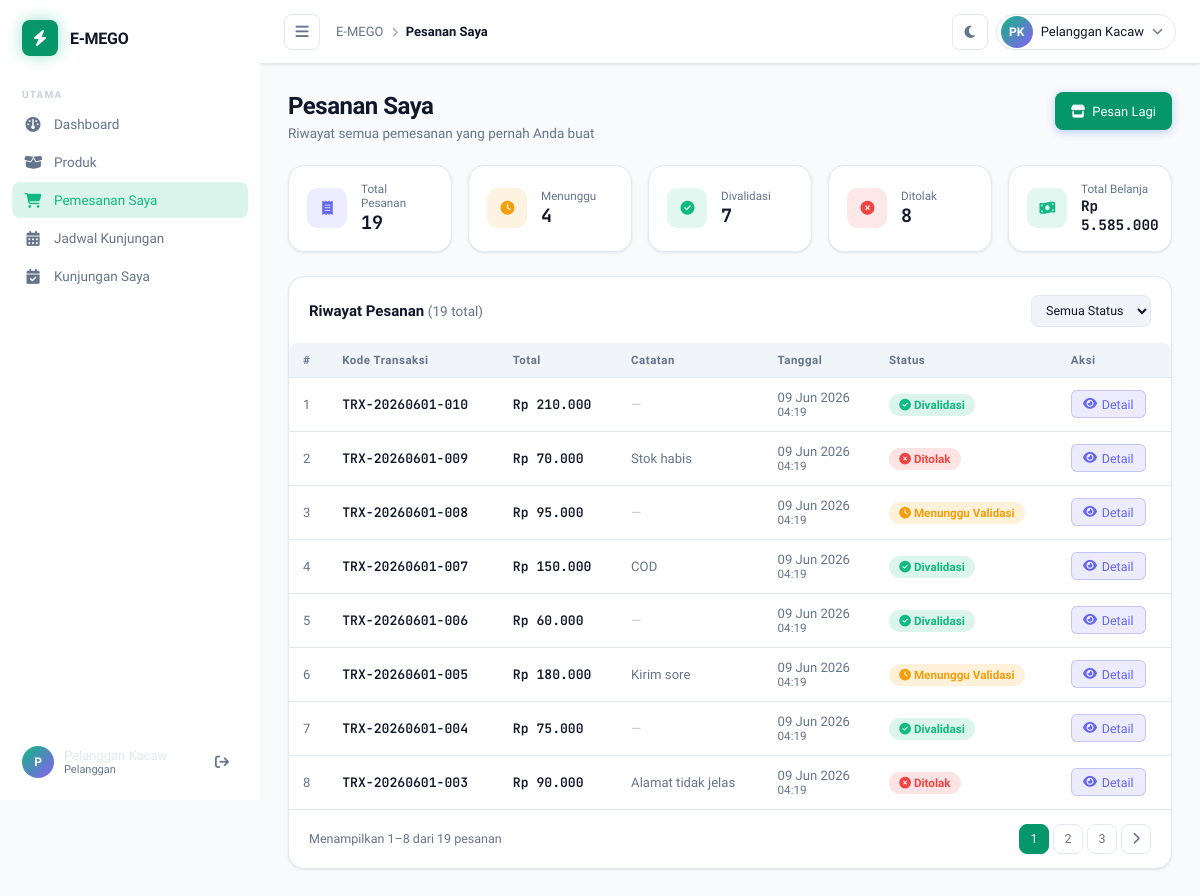
/pelanggan/pemesanan_saya.php (signed in), run on the app's committed database.
### tables this page shows
CREATE TABLE `transaksi` (
  `id` int(10) UNSIGNED NOT NULL,
  `kode_transaksi` varchar(30) NOT NULL,
  `user_id` int(10) UNSIGNED DEFAULT NULL,
  `total_harga` decimal(15,2) NOT NULL DEFAULT 0.00,
  `status` enum('pending','divalidasi','ditolak') NOT NULL DEFAULT 'pending',
  `catatan` text DEFAULT NULL,
  `bukti_bayar` varchar(255) DEFAULT NULL COMMENT 'Nama file bukti pembayaran (disimpan di folder /bukti/)',
  `validated_by` int(10) UNSIGNED DEFAULT NULL,
  `validated_at` timestamp NULL DEFAULT NULL,
  `created_at` timestamp NOT NULL DEFAULT current_timestamp()
);

### pelanggan/pemesanan_saya.php (the view, shortened to what this page needs)
<?php
require_once __DIR__ . '/../config.php';
$userId = (int) $_SESSION['user_id'];
$statusFilter = $_GET['status'] ?? '';
$page         = max(1, (int) ($_GET['page'] ?? 1));
$limit        = 8;
$offset       = ($page - 1) * $limit;
$where  = "WHERE t.user_id = ?";
$params = [$userId];
$totalStmt = $pdo->prepare("SELECT COUNT(*) FROM transaksi t $where");
$totalStmt->execute($params);
$total     = (int) $totalStmt->fetchColumn();
$totalPage = (int) ceil($total / $limit);
$dataStmt = $pdo->prepare("
    SELECT t.id, t.kode_transaksi, t.total_harga, t.status, t.catatan, t.created_at, t.validated_at, t.bukti_bayar
    FROM transaksi t
    $where
    ORDER BY t.id DESC
    LIMIT $limit OFFSET $offset
");
$dataStmt->execute($params);
$transaksi = $dataStmt->fetchAll();
$stmtStat = $pdo->prepare("
    SELECT
        COUNT(*) AS total,
        SUM(status='pending')    AS pending,
        SUM(status='divalidasi') AS divalidasi,
        SUM(status='ditolak')    AS ditolak,
        SUM(CASE WHEN status='divalidasi' THEN total_harga ELSE 0 END) AS total_belanja
    FROM transaksi
    WHERE user_id = ?
");
$stmtStat->execute([$userId]);
$stat = $stmtStat->fetch();
function initials(string $name): string {
    $parts = explode(' ', trim($name));
    $init  = strtoupper(substr($parts[0], 0, 1));
    if (isset($parts[1])) $init .= strtoupper(substr($parts[1], 0, 1));
    return $init;
}
function formatRupiah(float $a): string {
    return 'Rp ' . number_format($a, 0, ',', '.');
}
function badgeStyle(string $s): string {
    return match($s) {
        'pending'    => 'background:rgba(245,158,11,.15);color:#f59e0b',
        'divalidasi' => 'background:rgba(16,185,129,.15);color:#10b981',
        'ditolak'    => 'background:rgba(239,68,68,.15);color:#ef4444',
        default      => 'background:rgba(100,116,139,.15);color:#64748b',
    };
}
function statusIcon(string $s): string {
    return match($s) {
        'pending'    => 'fa-clock',
        'divalidasi' => 'fa-circle-check',
        'ditolak'    => 'fa-circle-xmark',
        default      => 'fa-circle',
    };
}
function statusLabel(string $s): string {
    return match($s) {
        'pending'    => 'Menunggu Validasi',
        'divalidasi' => 'Divalidasi',
        'ditolak'    => 'Ditolak',
        default      => ucfirst($s),
    };
}
?>
<!DOCTYPE html>
<html lang="id">
<head>
    <link rel="stylesheet" href="https://cdnjs.cloudflare.com/ajax/libs/font-awesome/6.5.0/css/all.min.css" />
    <link rel="stylesheet" href="../css/style.css" />
</head>
<body>
    <?php include '../layout/sidebar.php'; ?>
    <div class="main-wrapper" id="mainWrapper">
        <header class="navbar">
            <div class="navbar-left">
                <button class="btn-toggle" id="sidebarToggle" aria-label="Toggle Sidebar">
                    <i class="fa-solid fa-bars"></i>
                </button>
                <div class="breadcrumb">
                    <span class="breadcrumb-root">E-MEGO</span>
                    <i class="fa-solid fa-chevron-right"></i>
                    <span class="breadcrumb-current">Pesanan Saya</span>
                </div>
            </div>
            <div class="navbar-right">
                <button class="icon-btn" title="Mode Gelap" id="themeToggle">
                    <i class="fa-solid fa-moon"></i>
                </button>
                <div class="profile-dropdown" id="profileDropdown">
                    <button class="profile-trigger" id="profileTrigger">
                        <div class="user-avatar"><?= initials($_SESSION['user_name'] ?? 'PL') ?></div>
                        <span class="profile-name"><?= htmlspecialchars($_SESSION['user_name'] ?? 'Pelanggan') ?></span>
                        <i class="fa-solid fa-chevron-down"></i>
                    </button>
                </div>
            </div>
        </header>
        <main class="content" id="contentArea">
            <section class="page active">
                <div class="page-header">
                    <div>
                        <h1 class="page-title">Pesanan Saya</h1>
                        <p class="page-subtitle">Riwayat semua pemesanan yang pernah Anda buat</p>
                    </div>
                    <a href="produk.php" class="btn btn-primary">
                        <i class="fa-solid fa-store"></i> Pesan Lagi
                    </a>
                </div>
                <div style="display:grid;grid-template-columns:repeat(auto-fit,minmax(150px,1fr));gap:1rem;margin-bottom:1.5rem">
                    <div class="card" style="padding:1rem 1.15rem;display:flex;align-items:center;gap:.85rem">
                        <div style="width:40px;height:40px;border-radius:10px;background:rgba(99,102,241,.12);display:flex;align-items:center;justify-content:center;flex-shrink:0">
                            <i class="fa-solid fa-receipt" style="color:var(--primary-color)"></i>
                        </div>
                        <div>
                            <p style="font-size:.73rem;color:var(--text-muted);margin:0">Total Pesanan</p>
                            <p style="font-weight:700;font-size:1.15rem;margin:0;font-family:'JetBrains Mono',monospace"><?= $stat['total'] ?></p>
                        </div>
                    </div>
                    <div class="card" style="padding:1rem 1.15rem;display:flex;align-items:center;gap:.85rem">
                        <div style="width:40px;height:40px;border-radius:10px;background:rgba(245,158,11,.12);display:flex;align-items:center;justify-content:center;flex-shrink:0">
                            <i class="fa-solid fa-clock" style="color:#f59e0b"></i>
                        </div>
                        <div>
                            <p style="font-size:.73rem;color:var(--text-muted);margin:0">Menunggu</p>
                            <p style="font-weight:700;font-size:1.15rem;margin:0;font-family:'JetBrains Mono',monospace"><?= $stat['pending'] ?></p>
                        </div>
                    </div>
                    <div class="card" style="padding:1rem 1.15rem;display:flex;align-items:center;gap:.85rem">
                        <div style="width:40px;height:40px;border-radius:10px;background:rgba(16,185,129,.12);display:flex;align-items:center;justify-content:center;flex-shrink:0">
                            <i class="fa-solid fa-circle-check" style="color:#10b981"></i>
                        </div>
                        <div>
                            <p style="font-size:.73rem;color:var(--text-muted);margin:0">Divalidasi</p>
                            <p style="font-weight:700;font-size:1.15rem;margin:0;font-family:'JetBrains Mono',monospace"><?= $stat['divalidasi'] ?></p>
                        </div>
                    </div>
                    <div class="card" style="padding:1rem 1.15rem;display:flex;align-items:center;gap:.85rem">
                        <div style="width:40px;height:40px;border-radius:10px;background:rgba(239,68,68,.12);display:flex;align-items:center;justify-content:center;flex-shrink:0">
                            <i class="fa-solid fa-circle-xmark" style="color:#ef4444"></i>
                        </div>
                        <div>
                            <p style="font-size:.73rem;color:var(--text-muted);margin:0">Ditolak</p>
                            <p style="font-weight:700;font-size:1.15rem;margin:0;font-family:'JetBrains Mono',monospace"><?= $stat['ditolak'] ?></p>
                        </div>
                    </div>
                    <div class="card" style="padding:1rem 1.15rem;display:flex;align-items:center;gap:.85rem">
                        <div style="width:40px;height:40px;border-radius:10px;background:rgba(16,185,129,.12);display:flex;align-items:center;justify-content:center;flex-shrink:0">
                            <i class="fa-solid fa-money-bill-wave" style="color:#10b981"></i>
                        </div>
                        <div>
                            <p style="font-size:.73rem;color:var(--text-muted);margin:0">Total Belanja</p>
                            <p style="font-weight:700;font-size:.9rem;margin:0;font-family:'JetBrains Mono',monospace"><?= formatRupiah((float)$stat['total_belanja']) ?></p>
                        </div>
                    </div>
                </div>
                <div class="card table-card">
                    <div class="card-header">
                        <h3>Riwayat Pesanan <span style="color:var(--text-muted);font-weight:400;font-size:.85rem">(<?= $total ?> total)</span></h3>
                        <div class="table-controls">
                            <form method="GET" action="pemesanan_saya.php" style="display:contents">
                                <select class="select-sm" name="status" onchange="this.form.submit()">
                                    <option value="">Semua Status</option>
                                </select>
                            </form>
                        </div>
                    </div>
                    <div class="table-wrapper">
                        <table class="data-table">
                            <thead>
                                <tr>
                                    <th>#</th>
                                    <th>Kode Transaksi</th>
                                    <th>Total</th>
                                    <th>Catatan</th>
                                    <th>Tanggal</th>
                                    <th>Status</th>
                                    <th>Aksi</th>
                                </tr>
                            </thead>
                            <tbody>
                                <?php if (empty($transaksi)): ?>
                                    <tr>
                                        <td colspan="7">
                                            <div class="empty-state">
                                                <i class="fa-solid fa-receipt"></i>
                                                <p style="font-weight:600;font-size:1rem;margin:0 0 .35rem">Belum ada pesanan</p>
                                                <p style="font-size:.85rem;margin:0 0 1rem">Yuk mulai pesan produk hidroponik segar!</p>
                                                <a href="produk.php" class="btn btn-primary" style="display:inline-flex;align-items:center;gap:.5rem">
                                                    <i class="fa-solid fa-store"></i> Lihat Produk
                                                </a>
                                            </div>
                                        </td>
                                    </tr>
                                <?php else: ?>
                                    <?php foreach ($transaksi as $i => $t): ?>
                                    <tr>
                                        <td style="color:var(--text-muted)"><?= $offset + $i + 1 ?></td>
                                        <td style="font-family:'JetBrains Mono',monospace;font-size:.82rem;font-weight:600">
                                            <?= htmlspecialchars($t['kode_transaksi']) ?>
                                        </td>
                                        <td style="font-family:'JetBrains Mono',monospace;font-size:.82rem;font-weight:600">
                                            <?= formatRupiah((float)$t['total_harga']) ?>
                                        </td>
                                        <td style="font-size:.82rem;color:var(--text-muted);max-width:160px">
                                            <?php if ($t['catatan']): ?>
                                                <span title="<?= htmlspecialchars($t['catatan']) ?>">
                                                    <?= htmlspecialchars(mb_strimwidth($t['catatan'], 0, 30, '…')) ?>
                                                </span>
                                            <?php else: ?>
                                                <span style="opacity:.4">—</span>
                                            <?php endif; ?>
                                        </td>
                                        <td style="font-size:.82rem;color:var(--text-muted)">
                                            <?= date('d M Y', strtotime($t['created_at'])) ?>
                                            <span style="display:block;font-size:.73rem"><?= date('H:i', strtotime($t['created_at'])) ?></span>
                                        </td>
                                        <td>
                                            <span style="<?= badgeStyle($t['status']) ?>;padding:.25rem .65rem;border-radius:20px;font-size:.73rem;font-weight:700;white-space:nowrap">
                                                <i class="fa-solid <?= statusIcon($t['status']) ?>"></i>
                                                <?= statusLabel($t['status']) ?>
                                            </span>
                                        </td>
                                        <td>
                                            <a href="pemesanan_saya.php?detail=<?= $t['id'] ?><?= $statusFilter ? '&status='.$statusFilter : '' ?><?= $page > 1 ? '&page='.$page : '' ?>"
                                               style="padding:.35rem .7rem;font-size:.78rem;background:rgba(99,102,241,.12);color:var(--primary-color);border:1px solid rgba(99,102,241,.3);border-radius:6px;text-decoration:none;display:inline-flex;align-items:center;gap:.3rem">
                                                <i class="fa-solid fa-eye"></i> Detail
                                            </a>
                                        </td>
                                    </tr>
                                    <?php endforeach; ?>
                                <?php endif; ?>
                            </tbody>
                        </table>
                    </div>
                    <?php if ($totalPage > 1): ?>
                        <div class="table-footer">
                            <span class="table-info">
                                Menampilkan <?= $offset + 1 ?>–<?= min($offset + $limit, $total) ?> dari <?= $total ?> pesanan
                            </span>
                            <div class="pagination">
                                <?php for ($p = 1; $p <= $totalPage; $p++): ?>
                                    <a href="?page=<?= $p ?>&status=<?= $statusFilter ?>"
                                       class="page-btn <?= $p === $page ? 'active' : '' ?>"><?= $p ?></a>
                                <?php endfor; ?>
                                <?php if ($page < $totalPage): ?>
                                    <a href="?page=<?= $page+1 ?>&status=<?= $statusFilter ?>" class="page-btn">
                                        <i class="fa-solid fa-chevron-right"></i>
                                    </a>
                                <?php endif; ?>
                            </div>
                        </div>
                    <?php endif; ?>
                </div>
            </section>
        </main>
    </div>
</body>
</html>

### pelanggan/pemesanan_saya.php (style rules this page uses)
:root { --primary-color: #6366f1; --border-color: #e2e8f0; }

### data on the page
transaksi: i "1", kode_transaksi "TRX-20260601-010", total_harga "Rp 210.000", created_at "09 Jun 2026", created_at "04:19", status "Divalidasi"
transaksi: i "2", kode_transaksi "TRX-20260601-009", total_harga "Rp 70.000", catatan "Stok habis", created_at "09 Jun 2026", created_at "04:19", status "Ditolak"
transaksi: i "3", kode_transaksi "TRX-20260601-008", total_harga "Rp 95.000", created_at "09 Jun 2026", created_at "04:19", status "Menunggu Validasi"
transaksi: i "4", kode_transaksi "TRX-20260601-007", total_harga "Rp 150.000", catatan "COD", created_at "09 Jun 2026", created_at "04:19", status "Divalidasi"
transaksi: i "5", kode_transaksi "TRX-20260601-006", total_harga "Rp 60.000", created_at "09 Jun 2026", created_at "04:19", status "Divalidasi"
transaksi: i "6", kode_transaksi "TRX-20260601-005", total_harga "Rp 180.000", catatan "Kirim sore", created_at "09 Jun 2026", created_at "04:19", status "Menunggu Validasi"
transaksi: i "7", kode_transaksi "TRX-20260601-004", total_harga "Rp 75.000", created_at "09 Jun 2026", created_at "04:19", status "Divalidasi"
transaksi: i "8", kode_transaksi "TRX-20260601-003", total_harga "Rp 90.000", catatan "Alamat tidak jelas", created_at "09 Jun 2026", created_at "04:19", status "Ditolak"

### other printed values
substr($_SESSION['user_name'] ?? 'A', 0, 1) "P"
$_SESSION['user_name'] "Pelanggan Kacaw"
$role "Pelanggan"
initials($_SESSION['user_name'] ?? 'PL') "PK"
$stat['total'] "19"
$stat['pending'] "4"
$stat['divalidasi'] "7"
$stat['ditolak'] "8"
formatRupiah((float)$stat['total_belanja']) "Rp 5.585.000"
$total "19"
$offset + 1 "1"
min($offset + $limit, $total) "8"
